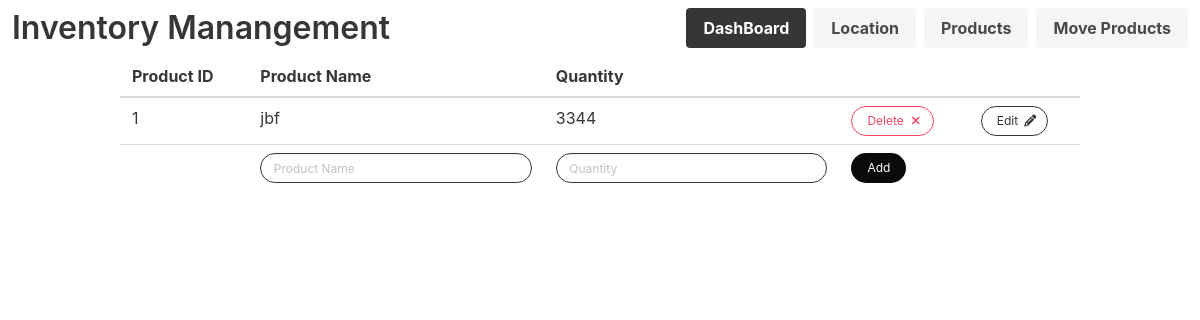
/product, run on an earlier commit of the app's database.
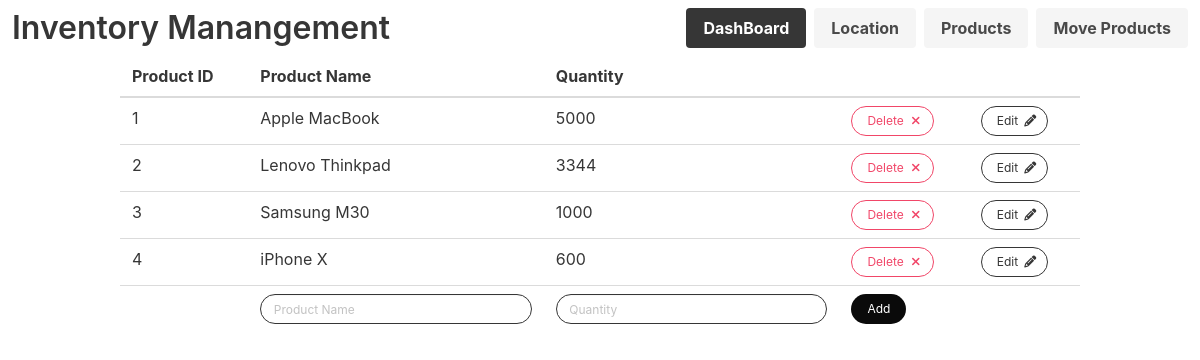
And on a later commit of the database.
### tables this page shows
CREATE TABLE products(prod_id INTEGER PRIMARY KEY AUTOINCREMENT,
                    prod_name TEXT UNIQUE NOT NULL,
                    prod_quantity INTEGER NOT NULL,
                    unallocated_quantity INTEGER);

### app.py (the view, shortened to what this page needs)
@app.route('/product', methods=['POST', 'GET'])
def product():
    init_database()
    msg = None
    db = sqlite3.connect(DATABASE_NAME)
    cursor = db.cursor()
    cursor.execute("SELECT * FROM products")
    products = cursor.fetchall()
    return render('product.html',
                  link=link, products=products, transaction_message=msg,
                  title="Products Log")

### templates/product.html (shortened to what this page needs)
{% extends 'base-template.html' %}
{% block content %}
<div class="container">
    <table class="table  is-fullwidth">
        <thead>
            <th>Product ID</th>
            <th>Product Name</th>
            <th>Quantity</th>
            <th></th>
            <th></th>
        </thead>
        <tbody>
            {% for product in products %}
                <tr>
                    <td>{{ product[0] }}</td>
                    <td>{{ product[1] }}</td>
                    <td>{{ product[2] }}</td>
                    <td>
                        <a href="{{ url_for('delete', prod_id=product[0], type='product') }}">
                            <button name="button" type="button" class="button is-danger is-rounded is-small is-outlined" value= "delete">
                                <span>Delete</span>
                                <span class="icon is-small">
                                    <i class="fa fa-times"></i>
                                </span>
                            </button>
                        </a>
                    </td>
                    <td>
                        <a name="button" value= "edit" type="button" class="button is-dark is-rounded is-small is-outlined modal-button" data-toggle="modal" data-target="#edit_{{ product[0] }}" >
                            <span>Edit</span>
                            <span class="icon is-small">
                                <i class="fa fa-pencil"></i>
                            </span>
                        </a>
                    </td>
                    </tr>
                {% endfor %}
                <tr>
                    <form action = "{{ url_for('product') }}" method = "POST">
                        <td></td>
                        <td>
                            <input class="input is-small is-dark is-rounded" name = "prod_name" placeholder="Product Name" required autofocus>
                        </td>
                        <td>
                            <input class="input is-dark is-small is-rounded" name = "prod_quantity" placeholder="Quantity" required>
                        </td>
                        <td>
                            <input type= "submit" class="button is-black is-small is-rounded" value= "Add" /><br>
                        </td>
                    </form>
                </tr>
            </tbody>
        </table>
    </div>
{% endblock %}

What changed in the data, as far as the page shows it:
changed products id 1: prod_name "jbf" → "Apple MacBook"; prod_quantity "3344" → "5000"
added products: prod_id "2", prod_name "Lenovo Thinkpad", prod_quantity "3344"
added products: prod_id "3", prod_name "Samsung M30", prod_quantity "1000"
added products: prod_id "4", prod_name "iPhone X", prod_quantity "600"
